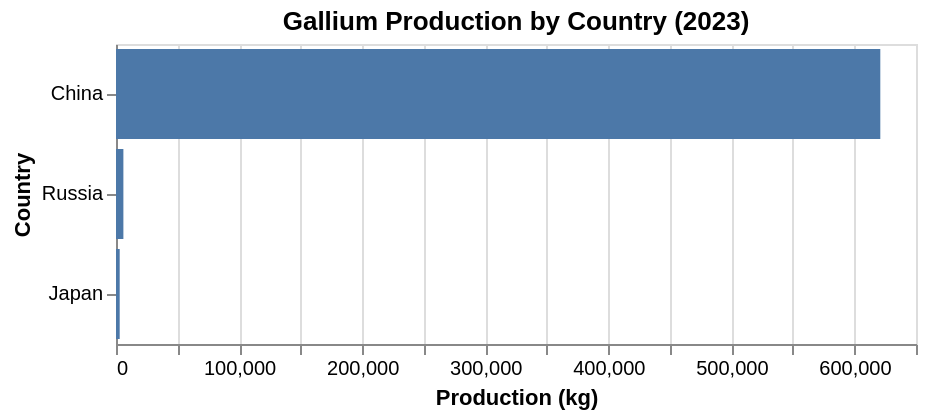

Here is the notebook cell this chart was saved with:
### Markdown cell above
#### 3. Bar Chart: Gallium Production by Country (2023)

### Code cell
gallium_df = pd.read_csv('data/processed/dataset1/gallium_production_by_country.csv')
gallium_df_2023 = gallium_df[gallium_df['production_2023_kg'].notna()][['country', 'production_2023_kg']]
country_order = gallium_df_2023.sort_values('production_2023_kg', ascending = False)['country'].tolist()

bar_chart = alt.Chart(gallium_df_2023).mark_bar().encode(
    alt.Y('country:N', sort = country_order, title = "Country"),
    alt.X('production_2023_kg:Q', title = "Production (kg)"),
    tooltip = [
        alt.Tooltip('country:N', title = "Country"),
        alt.Tooltip('production_2023_kg:Q', title = "Production (kg)", format = ',')
    ]
).properties(
    width = 400,
    height = 150,
    title = "Gallium Production by Country (2023)"
)
bar_chart

### Figure 1 — Vega-Lite specification as saved in the notebook (floating-point values rounded to 4 significant figures)
{"config": {"view": {"continuousWidth": 300, "continuousHeight": 300}}, "data": {"name": "data-63750818aaa0bdba3e1157082f2a2c94"}, "mark": {"type": "bar"}, "encoding": {"tooltip": [{"field": "country", "title": "Country", "type": "nominal"}, {"field": "production_2023_kg", "format": ",", "title": "Production (kg)", "type": "quantitative"}], "x": {"field": "production_2023_kg", "title": "Production (kg)", "type": "quantitative"}, "y": {"field": "country", "sort": ["China", "Russia", "Japan"], "title": "Country", "type": "nominal"}}, "height": 150, "title": "Gallium Production by Country (2023)", "width": 400, "$schema": "https://vega.github.io/schema/vega-lite/v6.1.0.json", "datasets": {"data-63750818aaa0bdba3e1157082f2a2c94": [{"country": "China", "production_2023_kg": 621000.0}, {"country": "Japan", "production_2023_kg": 3000.0}, {"country": "Russia", "production_2023_kg": 6000.0}]}}
